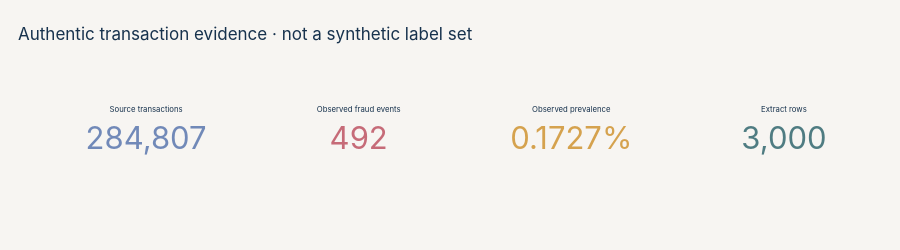

This figure's notebook cell:
### Code cell
kpis = [
    ("Source transactions", manifest["source_rows"], ",.0f", COLORS["blue"]),
    ("Observed fraud events", manifest["source_fraud_rows"], ",.0f", COLORS["rose"]),
    ("Observed prevalence", manifest["source_fraud_prevalence"] * 100, ".4f", COLORS["amber"]),
    ("Extract rows", len(df), ",.0f", COLORS["teal"]),
]
fig = make_subplots(rows=1, cols=4, specs=[[{"type": "indicator"}] * 4])
for idx, (title, value, fmt, color) in enumerate(kpis, start=1):
    suffix = "%" if "prevalence" in title.lower() else ""
    fig.add_trace(go.Indicator(
        mode="number", value=value, title={"text": title},
        number={"valueformat": fmt, "suffix": suffix, "font": {"color": color, "size": 31}}
    ), row=1, col=idx)
style_figure(fig, "Authentic transaction evidence · not a synthetic label set", height=250)
show(fig)

### Figure 1 — Plotly figure (JSON) as saved in the notebook; plotly's stock layout.template omitted (floating-point values rounded to 4 significant figures)
{"data": [{"domain": {"x": [0.0, 0.2125], "y": [0.0, 1.0]}, "mode": "number", "number": {"font": {"color": "#7189B8", "size": 31}, "suffix": "", "valueformat": ",.0f"}, "title": {"text": "Source transactions"}, "type": "indicator", "value": 284807}, {"domain": {"x": [0.2625, 0.475], "y": [0.0, 1.0]}, "mode": "number", "number": {"font": {"color": "#C66B78", "size": 31}, "suffix": "", "valueformat": ",.0f"}, "title": {"text": "Observed fraud events"}, "type": "indicator", "value": 492}, {"domain": {"x": [0.525, 0.7375], "y": [0.0, 1.0]}, "mode": "number", "number": {"font": {"color": "#D5A24E", "size": 31}, "suffix": "%", "valueformat": ".4f"}, "title": {"text": "Observed prevalence"}, "type": "indicator", "value": 0.1727}, {"domain": {"x": [0.7875, 1.0], "y": [0.0, 1.0]}, "mode": "number", "number": {"font": {"color": "#4F7C82", "size": 31}, "suffix": "", "valueformat": ",.0f"}, "title": {"text": "Extract rows"}, "type": "indicator", "value": 3000}], "layout": {"font": {"color": "#17324D", "family": "Inter, Aptos, Arial"}, "height": 250, "hoverlabel": {"bgcolor": "#FFFFFF", "font": {"color": "#17324D"}}, "legend": {"orientation": "h", "x": 0, "y": 1.08}, "margin": {"b": 55, "l": 60, "r": 30, "t": 80}, "paper_bgcolor": "#F7F5F2", "plot_bgcolor": "#F7F5F2", "title": {"text": "Authentic transaction evidence · not a synthetic label set", "x": 0.02, "xanchor": "left"}, "xaxis": {"gridcolor": "rgba(23,50,77,0.09)", "zeroline": false}, "yaxis": {"gridcolor": "rgba(23,50,77,0.09)", "zeroline": false}}}
